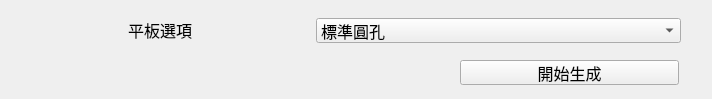
<?xml version="1.0" encoding="UTF-8"?>
<ui version="4.0">
 <class>Form</class>
 <widget class="QWidget" name="Form">
  <property name="geometry">
   <rect>
    <x>0</x>
    <y>0</y>
    <width>712</width>
    <height>99</height>
   </rect>
  </property>
  <property name="windowTitle">
   <string>Form</string>
  </property>
  <widget class="QPushButton" name="plate_start">
   <property name="geometry">
    <rect>
     <x>460</x>
     <y>60</y>
     <width>219</width>
     <height>25</height>
    </rect>
   </property>
   <property name="font">
    <font>
     <family>微軟正黑體</family>
     <pointsize>12</pointsize>
    </font>
   </property>
   <property name="text">
    <string>開始生成</string>
   </property>
  </widget>
  <widget class="QWidget" name="">
   <property name="geometry">
    <rect>
     <x>10</x>
     <y>18</y>
     <width>671</width>
     <height>25</height>
    </rect>
   </property>
   <layout class="QHBoxLayout" name="horizontalLayout">
    <item>
     <widget class="QLabel" name="label_13">
      <property name="sizePolicy">
       <sizepolicy hsizetype="Preferred" vsizetype="Fixed">
        <horstretch>0</horstretch>
        <verstretch>0</verstretch>
       </sizepolicy>
      </property>
      <property name="minimumSize">
       <size>
        <width>300</width>
        <height>0</height>
       </size>
      </property>
      <property name="font">
       <font>
        <family>微軟正黑體</family>
        <pointsize>12</pointsize>
       </font>
      </property>
      <property name="text">
       <string>平板選項</string>
      </property>
      <property name="alignment">
       <set>Qt::AlignCenter</set>
      </property>
     </widget>
    </item>
    <item>
     <widget class="QComboBox" name="pad_select">
      <property name="sizePolicy">
       <sizepolicy hsizetype="Expanding" vsizetype="Fixed">
        <horstretch>0</horstretch>
        <verstretch>0</verstretch>
       </sizepolicy>
      </property>
      <property name="font">
       <font>
        <family>微軟正黑體</family>
        <pointsize>12</pointsize>
       </font>
      </property>
      <item>
       <property name="text">
        <string>標準圓孔</string>
       </property>
      </item>
      <item>
       <property name="text">
        <string>標準無孔</string>
       </property>
      </item>
      <item>
       <property name="text">
        <string>標準方孔</string>
       </property>
      </item>
      <item>
       <property name="text">
        <string>標準模墊型</string>
       </property>
      </item>
      <item>
       <property name="text">
        <string>標準加大I型(無孔)</string>
       </property>
      </item>
      <item>
       <property name="text">
        <string>標準加大I型(圓孔)</string>
       </property>
      </item>
      <item>
       <property name="text">
        <string>標準加大I型(方孔)</string>
       </property>
      </item>
      <item>
       <property name="text">
        <string>標準加大II型(無孔)</string>
       </property>
      </item>
      <item>
       <property name="text">
        <string>標準加大II型(圓孔)</string>
       </property>
      </item>
      <item>
       <property name="text">
        <string>標準加大II型(方孔)</string>
       </property>
      </item>
      <item>
       <property name="text">
        <string>特殊平板</string>
       </property>
      </item>
     </widget>
    </item>
   </layout>
  </widget>
 </widget>
 <resources/>
 <connections/>
</ui>
